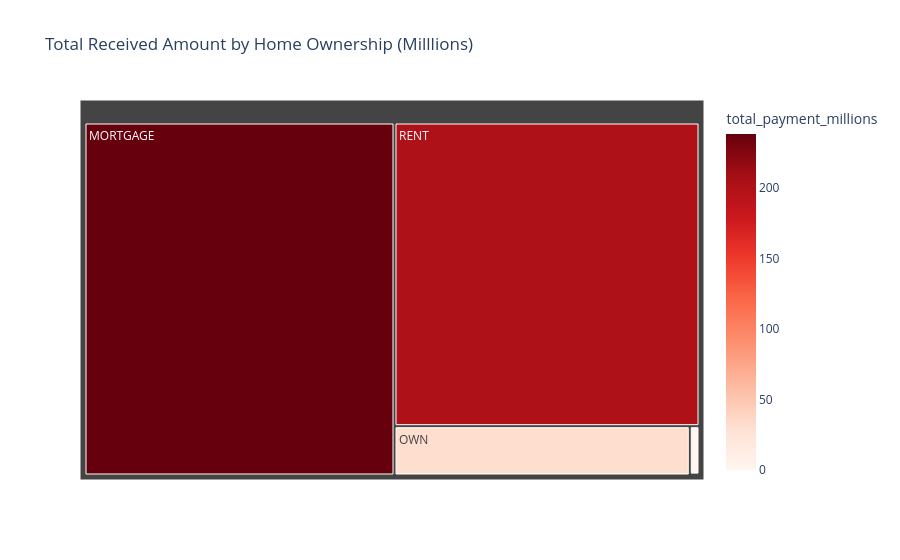

Notebook cell for this chart:
### Markdown cell above
## Home Ownership by Total Receivced Amount

### Code cell
home_receiving = df.groupby('home_ownership')['total_payment'].sum().reset_index()
home_receiving['total_payment_millions'] = home_receiving['total_payment']/1000000

fig = px.treemap(
    home_receiving,
    path=['home_ownership'],
    values='total_payment_millions',
    color='total_payment_millions',
    color_continuous_scale='Reds',
    title='Total Received Amount by Home Ownership (Milllions)'
)
fig.show()

### Figure 1 — Plotly figure (JSON) as saved in the notebook; plotly's stock layout.template omitted (floating-point values rounded to 4 significant figures)
{"data": [{"branchvalues": "total", "customdata": [[238.5], [0.01905], [1.025], [31.73], [201.8]], "domain": {"x": [0, 1], "y": [0, 1]}, "hovertemplate": "labels=%{label}<br>total_payment_millions_sum=%{value}<br>parent=%{parent}<br>id=%{id}<br>total_payment_millions=%{color}<extra></extra>", "ids": ["MORTGAGE", "NONE", "OTHER", "OWN", "RENT"], "labels": ["MORTGAGE", "NONE", "OTHER", "OWN", "RENT"], "marker": {"coloraxis": "coloraxis", "colors": [238.5, 0.01905, 1.025, 31.73, 201.8]}, "name": "", "parents": ["", "", "", "", ""], "type": "treemap", "values": [238.5, 0.01905, 1.025, 31.73, 201.8]}], "layout": {"coloraxis": {"colorbar": {"title": {"text": "total_payment_millions"}}, "colorscale": [[0, "rgb(255,245,240)"], [0.125, "rgb(254,224,210)"], [0.25, "rgb(252,187,161)"], [0.375, "rgb(252,146,114)"], [0.5, "rgb(251,106,74)"], [0.625, "rgb(239,59,44)"], [0.75, "rgb(203,24,29)"], [0.875, "rgb(165,15,21)"], [1, "rgb(103,0,13)"]]}, "legend": {"tracegroupgap": 0}, "title": {"text": "Total Received Amount by Home Ownership (Milllions)"}}}
